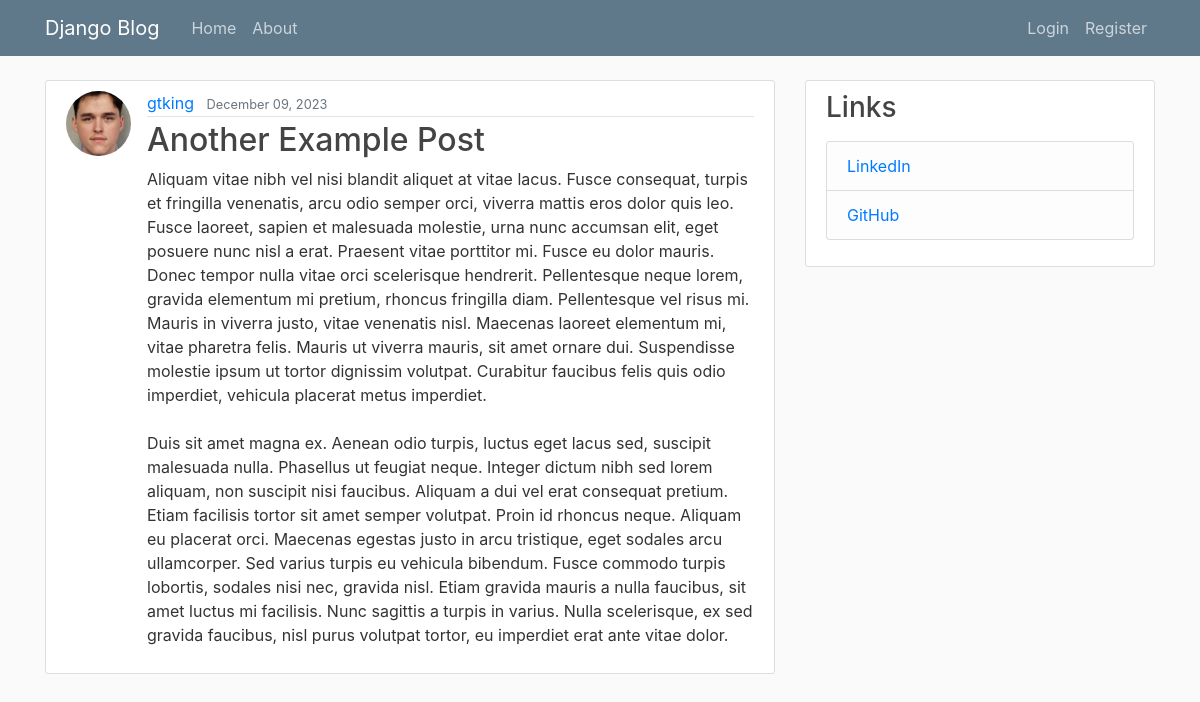
The page /post/35/ on the database its author committed.
### blog/models.py (models this page shows, shortened)
class Post(models.Model):
  title = models.CharField(max_length=100)
  content = models.TextField()
  date_posted = models.DateTimeField(default=timezone.now)
  author = models.ForeignKey(User, on_delete=models.CASCADE)

### users/models.py (models this page shows, shortened)
class Profile(models.Model):
  user = models.OneToOneField(User, on_delete=models.CASCADE)
  image = models.ImageField(default='default.jpg', upload_to='profile_pics')

### blog/views.py (the view)
# urls.py: path('post/<int:pk>/', PostDetailView.as_view(), name='post-detail'),
class PostDetailView(DetailView):
    model = Post

### blog/templates/blog/post_detail.html (shortened to what this page needs)
{% extends "blog/base.html" %}
{% block content %}
  <article class="media content-section">
    <img class="rounded-circle article-img" src="{{ object.author.profile.image.url }}">
    <div class="media-body">
      <div class="article-metadata">
        <a class="mr-2" href="{% url 'user-posts' object.author.username %}">{{ object.author }}</a>
        <small class="text-muted">{{ object.date_posted|date:"F d, Y" }}</small>
      </div>
      <h2 class="article-title">{{ object.title }}</h2>
      <p class="article-content">{{ object.content }}</p>
    </div>
  </article>
{% endblock content %}

### blog/static/blog/main.css (style rules this page uses)
body { background: #fafafa; color: #333333; margin-top: 5rem; }
h1, h2, h3, h4, h5, h6 { color: #444444; }
.content-section { background: #ffffff; padding: 10px 20px; border: 1px solid #dddddd; border-radius: 3px; margin-bottom: 20px; }
.article-title { color: #444444; }
.article-content { white-space: pre-line; }
.article-img { height: 65px; width: 65px; margin-right: 16px; }
.article-metadata { padding-bottom: 1px; margin-bottom: 4px; border-bottom: 1px solid #e3e3e3 }

### rows shown on the page
Post: author.profile.image (picture), author "gtking", date_posted "December 09, 2023", title "Another Example Post", content "Aliquam vitae nibh vel nisi blandit aliquet at vitae lacus. Fusce consequat, turpis et fringilla venenatis, arcu odio semper orci, viverra mattis eros dolor quis leo. Fusce laoreet, sapien et malesuada molestie, urna nunc accumsan elit, eget posuere nunc nisl a erat. Praesent vitae porttitor mi. Fusce eu dolor mauris. Donec tempor nulla vitae orci scelerisque hendrerit. Pellentesque neque lorem, gravida elementum mi pretium, rhoncus fringilla diam. Pellentesque vel risus mi. Mauris in viverra justo, vitae venenatis nisl. Maecenas laoreet elementum mi, vitae pharetra felis. Mauris ut viverra mauris, sit amet ornare dui. Suspendisse molestie ipsum ut tortor dignissim volutpat. Curabitur…"
